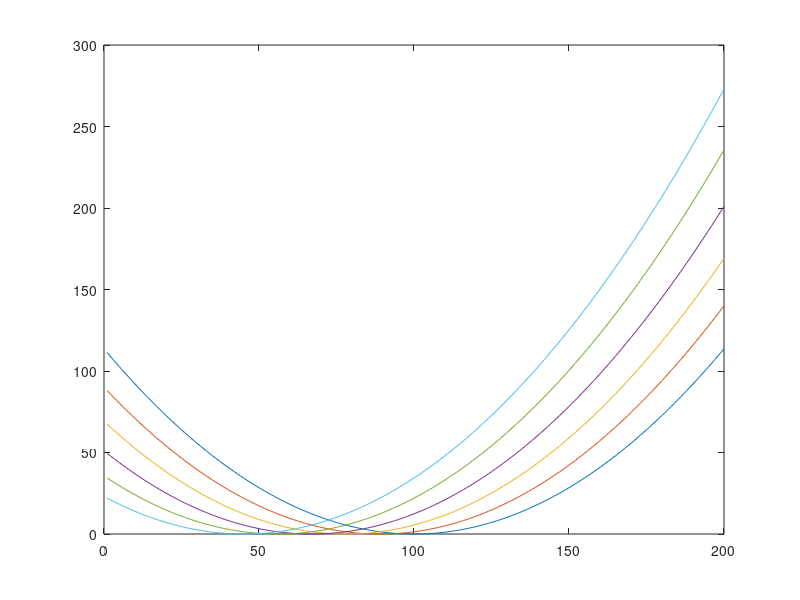

The MATLAB source for this figure:
function gasprice(varargin)
%when to fill up with gas coming back from chincoteage
j = 1;
while j <= length(varargin)
if strncmpi(varargin{j},'mpg')
    j = j+1;
    mpg = varargin{j};
end
end

G = 0:5
D=200; %journey in miles
mpg=22;
d = 1:D;
gasprice = 400 + d.*0.25;
for j = 1:length(d)
cost(1,j) = 450 .*(D-d(j))./mpg + (d(j) * gasprice(d(j)))./mpg;
end
rcost(1,:) = cost(1,:)-min(cost(1,:));
for j = 2:length(G)
cost(j,:) = cost(1,:) + G(j) .* (gasprice) ;
rcost(j,:)  = cost(j,:) - min(cost(j,:));
end
plot(d,rcost);
